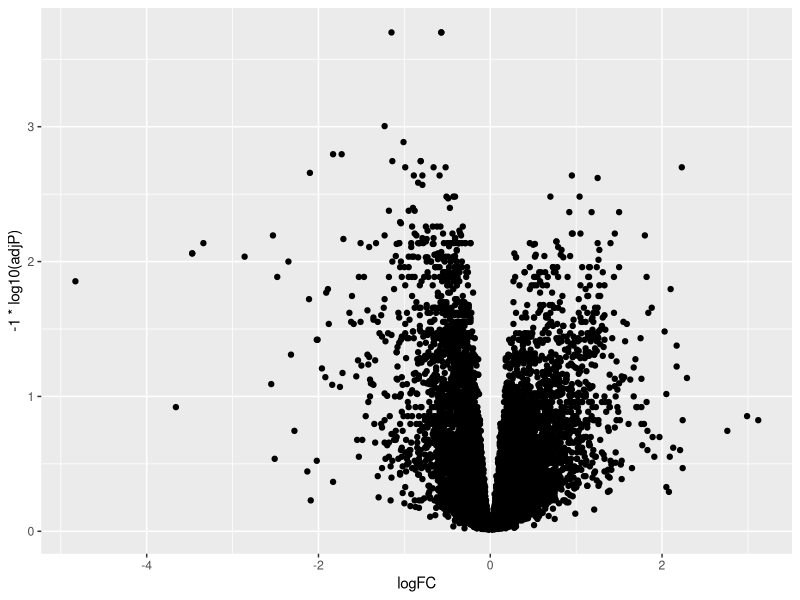
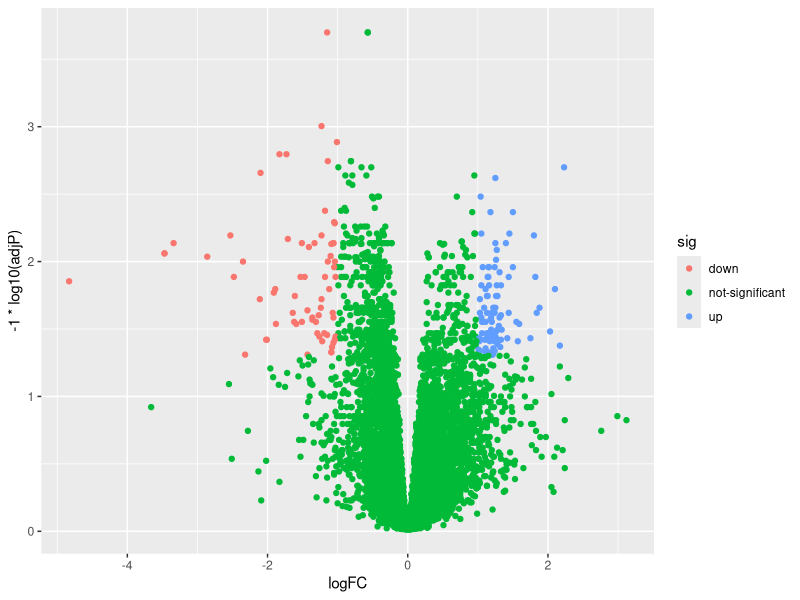
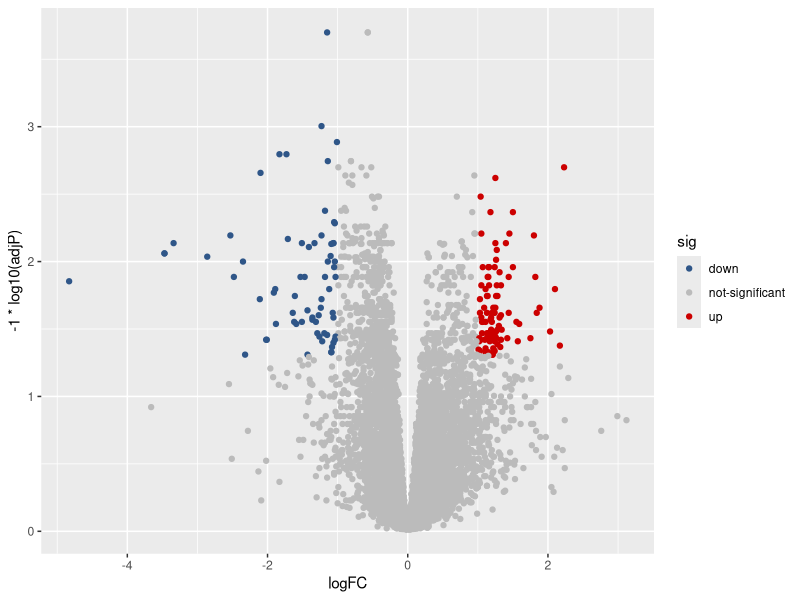
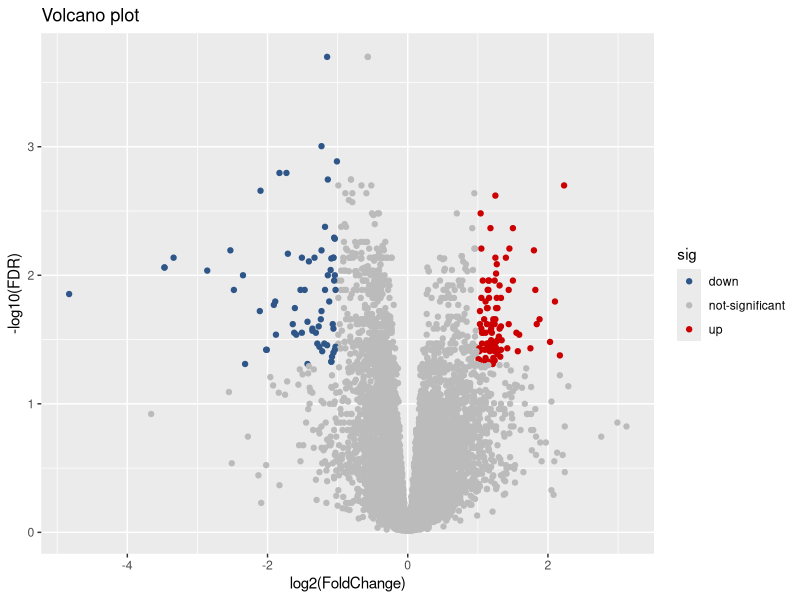
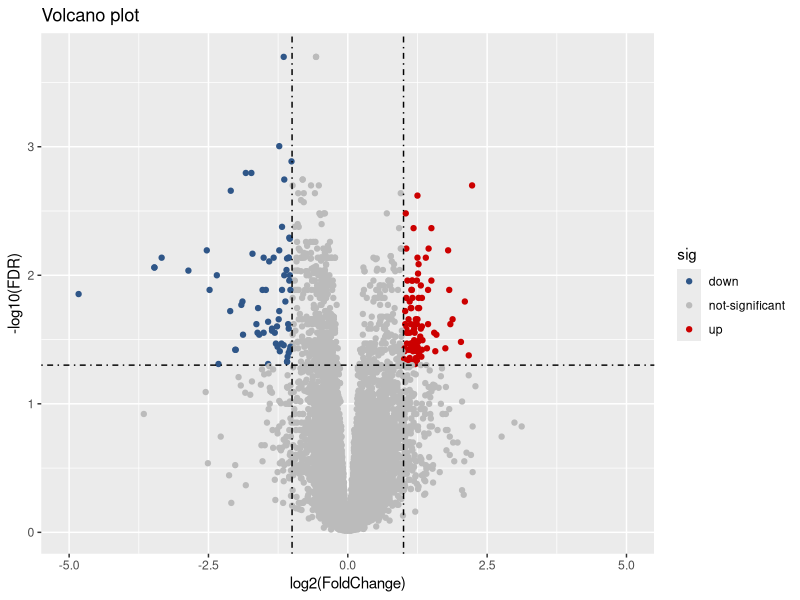
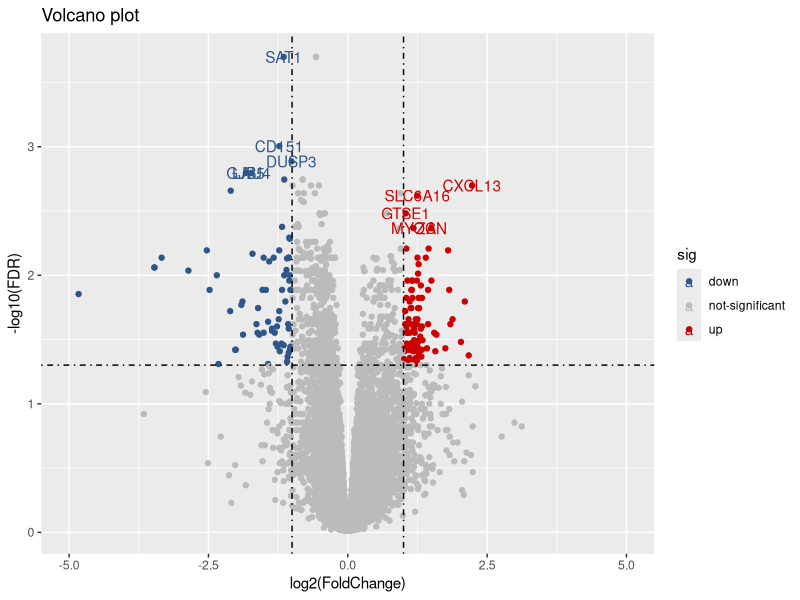
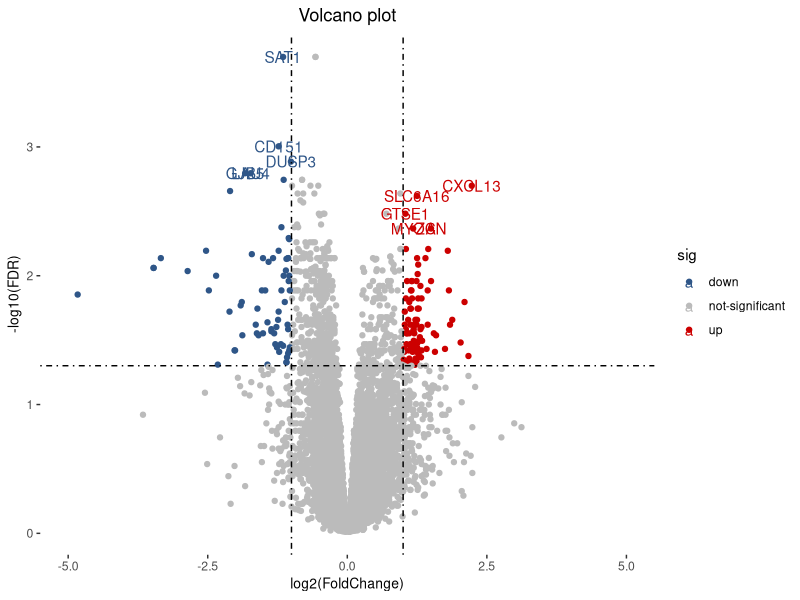
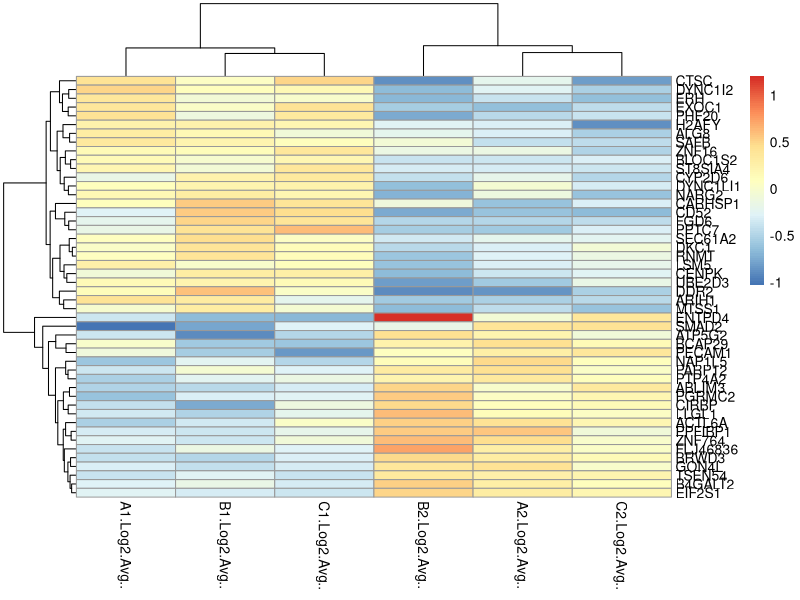

The R source for these figures, in order:
#Marketa Hlavon
#This file was created for a video to teach someone how to make a volcano plot and a heatmap
#Examples and answers for practice included seperately

# Volcano Plot

setwd("~/Desktop") #set your working directory

library(ggplot2) #ggplot package

#read the data and check the format of the data
y <- read.table("volcano3.txt", header=TRUE, stringsAsFactors=FALSE, sep = "\t")

#select the required information
#for volcano plot, we need the log2FC, gene symble, and q.value
vol_data <- data.frame(logFC=y$logFC, gene_name=y$SYMBOL, adjP = y$q.value)

?ggplot() #information about the packages
?geom_point()
ggplot(data = vol_data,aes(x=logFC, y=-1*log10(adjP))) + geom_point()

#Making the plot look better

vol_data$sig <- "not-significant" #Show the significant expressed genes

#Use Which() to select the rows that have q value < 0.05 AND |logFC| > 1
vol_data$sig[which((vol_data$adjP < 0.05) & (vol_data$logFC > 1))] <- "up"
vol_data$sig[which((vol_data$adjP < 0.05) & (vol_data$logFC < -1))] <-  "down"

#Plot it again
ggplot(data = vol_data,aes(x=logFC, y=-1*log10(adjP), color = sig)) + geom_point()

#Color codes (Hex color code https://www.color-hex.com/)
p <- ggplot(data = vol_data,aes(x=logFC, y=-1*log10(adjP), color = sig)) + 
  geom_point() + scale_color_manual(values =c("#2f5688","#BBBBBB","#CC0000"))
p

#Add Titles and Axis labels
#labs()
p <- p + labs(x="log2(FoldChange)",y="-log10(FDR)", title = "Volcano plot")
p

#Add the limits, the intercept lines help to see the cutoff
p <- p + xlim(-5,5) + geom_hline(yintercept=-log10(0.05),linetype=4) + 
  geom_vline(xintercept=c(-1,1),linetype=4)
p

#Lable the top5 significantly expressed genes, add a new column called label
vol_data$label <- ""

#Sort the p value, find the top 5 up and down regulated genes
vol_data <- vol_data[order(vol_data$adjP),]
up_gene <- head(vol_data$gene_name[which(vol_data$sig == "up")],5)
down_gene <- head(vol_data$gene_name[which(vol_data$sig == "down")],5)

#Store the 10 genes in a vector, label them in the data frame
top5 <- c(as.character(up_gene), as.character(down_gene))
vol_data$label[match(top5, vol_data$gene_name)] <- top5
head(vol_data)

#Use geom_text() to label the dots
p <- p + geom_text(aes(label=vol_data$label))
p

#Theme() allows you to customize the non-data components of your plots
?theme()
p <- p + theme(panel.background = element_blank(), axis.title=element_text(size=10), 
               plot.title = element_text(hjust=0.5))
p

######################################################################################


#Heatmap

library(pheatmap) #pheatmap package

?pheatmap

#Read the data and check the format of the data
#Row.names = 1 take the column number of the data file from which to take the row names
heatmap_table <- read.table("heatmap2.txt", header = T, 
                            stringsAsFactors = FALSE, row.names=1)
head(heatmap_table)

#Make it as a matrix, because pheatmap requires a matrix as the input
graph1 <- as.matrix(heatmap_table)

pheatmap(graph1)

#Change the heatmap colour
color_key <- c("#3300CC", "#3399FF", "white","#FF3333", "#CC0000")
pheatmap(graph1, color = color_key, border_color = NA)

#Add the colour gradiant
pheatmap(graph1, color = colorRampPalette(color_key)(50), border_color = NA)

#cluster_row = FALSE, cluster for the genes
#cluster_col = FALSE, cluster for the samples
#the default for these two arguments are TRUE
pheatmap(graph1, color = colorRampPalette(color_key)(50), border_color = NA, 
         cluster_row = FALSE, cluster_col = FALSE)

#Labeling
colnames(graph1)

#Label the sample
#First create a dataframe with one column
sample_label = data.frame(Group = rep(c("Case", "Control"), c(3, 3)))
rownames(sample_label) <- colnames(graph1)
sample_label

#Label the columns using annotation_col
pheatmap(graph1, color = colorRampPalette(color_key)(50), border_color = NA, 
         annotation_col = sample_label)

#Label the rows
#ASSUME the first 12 genes in the table are replication-related
#The rest are transcription-related
row_label <- data.frame(Type = rep(c("Replication", "Transcription"), c(12, 36)))
rownames(row_label) <- rownames(graph1)

pheatmap(graph1, color = colorRampPalette(color_key)(50), border_color = NA, 
         annotation_col = sample_label, annotation_row = row_label)

#Figure title and font size
pheatmap(graph1, color = colorRampPalette(color_key)(50), border_color = NA, 
         annotation_col = sample_label, annotation_row = row_label,
         main = "Example heatmap", fontsize_row = 5)

#For more information to customize the plot, please look at the documentation of pheatmap







